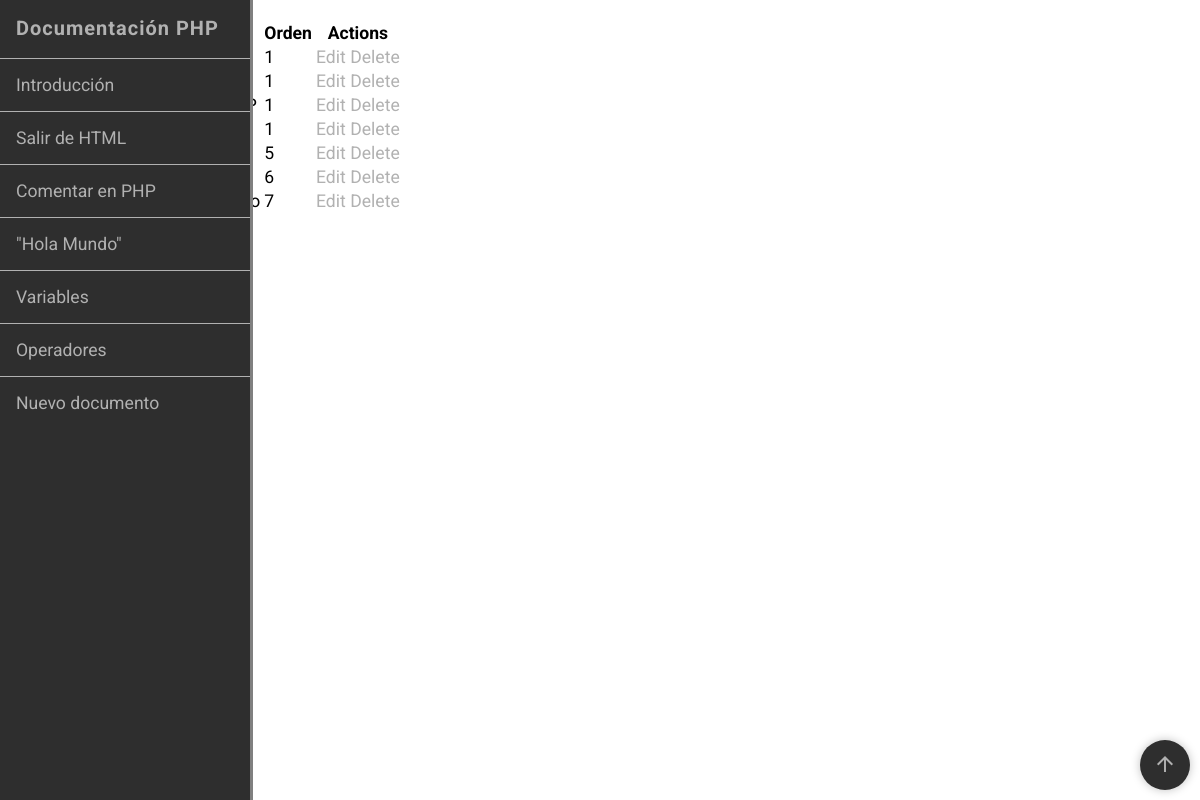
The page /index.php/documento on the database its author committed.
### tables this page shows
CREATE TABLE `documentos` (
  `documento_id` int(11) NOT NULL,
  `titulo` varchar(100) NOT NULL,
  `orden` int(11) NOT NULL DEFAULT 1,
  `fecha` datetime NOT NULL DEFAULT current_timestamp(),
  `fecha_modificacion` datetime DEFAULT NULL,
  `estado` tinyint(4) NOT NULL DEFAULT 1
);

### application/controllers/Documento.php (called while the page is built, shortened)
<?php
class Documento extends CI_Controller{
    function __construct()
    {
        $this->load->model('Documentos_model');
    }
    function index()
    {
        $data['documentos'] = $this->Documentos_model->get_all_documentos();
        $data['_view'] = 'documentos/index';
        $this->load->view('layouts/main',$data);
    }
}

### index.php (called while the page is built, shortened)
<?php
require_once BASEPATH.'core/CodeIgniter.php';

### application/models/Documentos_model.php (called while the page is built, shortened)
<?php
class Documentos_model extends CI_Model
{
    function get_all_documentos()
    {
        $this->db->order_by('orden', 'asc');
        return $this->db->get('documentos')->result_array();
    }
}

### application/views/documentos/index.php (the view)
<div class="pull-right">
	<a href="<?php echo site_url('documento/add'); ?>" class="btn btn-success">Add</a>
</div>
<table class="table table-striped table-bordered">
    <tr>
		<th>Documento Id</th>
		<th>Titulo</th>
		<th>Orden</th>
		<th>Actions</th>
    </tr>
	<?php foreach($documentos as $d){ ?>
    <tr>
		<td><?php echo $d['documento_id']; ?></td>
		<td><?php echo $d['titulo']; ?></td>
		<td><?php echo $d['orden']; ?></td>
		<td>
            <a href="<?php echo site_url('documento/edit/'.$d['documento_id']); ?>" class="btn btn-info btn-xs">Edit</a>
            <a href="<?php echo site_url('documento/remove/'.$d['documento_id']); ?>" class="btn btn-danger btn-xs">Delete</a>
        </td>
    </tr>
	<?php } ?>
</table>

### application/views/layouts/main.php (shortened to what this page needs)
<!doctype html>
<html lang="es">
  <head>
    <link rel="stylesheet" type = "text/css"  href ="<?php echo base_url(); ?>styles.css">
  </head>
  <body>
    <main id="main-doc">
      <nav id="navbar">
        <header id="PHP">Documentación PHP</header>
          <ul id="nav-list">
            <?php foreach($documentos as $d){ ?>
            <li class="nav-links"><a href="<?php echo site_url("documento/ver/".$d['documento_id']); ?>"><?php echo $d['titulo']; ?></a></li>
            <?php } ?>
          </ul>
      </nav>
      <?php	if(isset($_view) && $_view)
	      $this->load->view($_view);
      ?>
      <button id="buttonScrollToTop">
        <i class="material-icons">arrow_upward</i>
      </button>
    </main>
  </body>
</html>

### styles.css (style rules this page uses)
body { margin: 0px; font-family: "Roboto", open-sans; font-size: 110%; }
a { text-decoration: none; color: #b1b1b1; }
#navbar { position: fixed; top: 0px; left: 0px; overflow: auto; height: 100vh; display: flex; flex-direction: column; border-style: solid; border-width: 0 0.2rem 0 0; border-color: grey; min-width: 250px; background-color: #2e2e2e; color: #b1b1b1; }
#PHP { font-size: 20px; font-weight: bold; letter-spacing: 1px; padding: 1rem 0 0 1rem; }
#nav-list { list-style-type: none; padding-left: 0; }
.nav-links { border-style: solid; border-width: 0.1rem 0 0 0; padding: 1rem 5rem 1rem 1rem; }
header { font-size: 35px; padding-bottom: 1rem; }
#buttonScrollToTop { position: fixed; right: 10px; bottom: 10px; width: 50px; height: 50px; border-radius: 50%; background: #2e2e2e; box-shadow: 0 0 10px rgb(0, 0, 0, 0.25); color: #b1b1b1; border: none; outline: none; cursor: pointer; }

### rows shown on the page
documentos: titulo "Introducción", orden "1"
documentos: titulo "Salir de HTML", orden "1"
documentos: titulo "Comentar en PHP", orden "1"
documentos: titulo "\"Hola Mundo\"", orden "1"
documentos: titulo "Variables", orden "5"
documentos: titulo "Operadores", orden "6"
documentos: titulo "Nuevo documento", orden "7"
